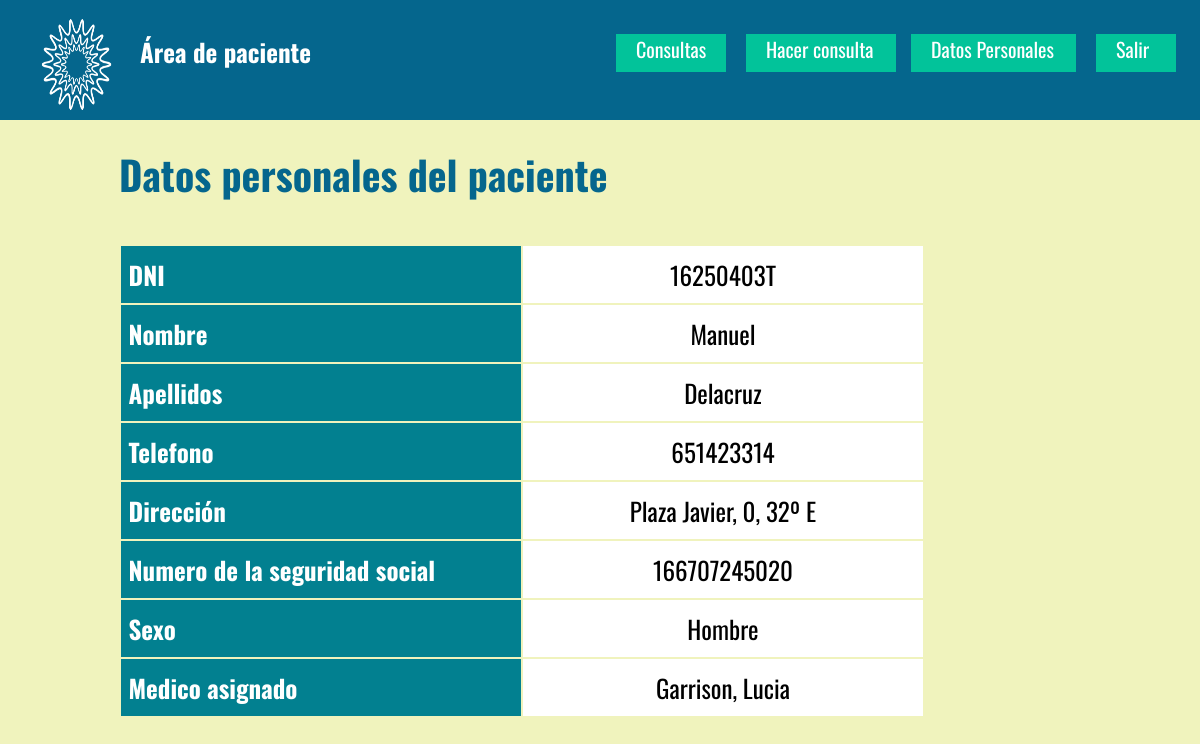
/perfilPaciente.php?id=5, run on the app's committed database.
### tables this page shows
CREATE TABLE `paciente` (
  `id` int(11) NOT NULL,
  `DNI` varchar(13) DEFAULT NULL,
  `Password` varchar(255) DEFAULT NULL,
  `Nombre` varchar(255) DEFAULT NULL,
  `Apellidos` varchar(255) DEFAULT NULL,
  `NumSS` varchar(13) DEFAULT NULL,
  `Sexo` varchar(255) DEFAULT NULL,
  `Medico` int(11) NOT NULL,
  `Direccion` varchar(100) NOT NULL,
  `Telefono` varchar(9) NOT NULL
);

CREATE TABLE `medico` (
  `id` int(11) NOT NULL,
  `DNImed` varchar(13) DEFAULT NULL,
  `Password` varchar(255) DEFAULT NULL,
  `Nombremed` varchar(255) DEFAULT NULL,
  `Apellidosmed` varchar(255) DEFAULT NULL,
  `medicoJefe` varchar(255) DEFAULT NULL
);

### perfilPaciente.php (the view, shortened to what this page needs)
<!DOCTYPE html>
<?php
  $IDPaciente = $_GET['id'];
?>
<html>
<head>
  <link href="styles/estiloPacientes.css" rel="stylesheet">
</head>
<body class="htmlNoPages">
<?php
    require("dbmedcon.php");
    $miPDO->setAttribute(PDO::ATTR_ERRMODE, PDO::ERRMODE_EXCEPTION);
    $pac = $miPDO->prepare("SELECT * FROM paciente WHERE paciente.id = :id");
?>
  <div class="gwd-div-lm07"></div>
  <img src="assets/logo.png" class="gwd-img-fa6j">
  <h4 class = "area" >Área de paciente</h4>
  <nav id="menu-superior">
    <ul>
      <li class="gwd-p-gv4z"><a href="listaConsultasPaciente.php?id=<?php echo $IDPaciente?>">Consultas</a></li>
      <li class="gwd-p-gv4z gwd-p-1qhn"><a href="hacerConsulta.php?IDPaciente=<?php echo $IDPaciente?>">Hacer consulta</a></li>
      <li class="gwd-p-gv4z gwd-p-5vs1"><a href="perfilPaciente.php?id=<?php echo $IDPaciente?>">Datos Personales</a></li>
      <li class="gwd-p-gv4z salir"><a href="login.php">Salir</a></li>
    </ul>
  </nav>
  <div class="contenedor gwd-div-yyjb">
    <div id="tituloPerfilPaciente">
      <h1>Datos personales del paciente</h1>
    </div>
    <div class = "divTablaPerfilPac">
    <table class="tablaPerfil">
        <tbody>
        <?php
                $pac->execute(array('id' => $_GET['id']));
                $v = $pac->fetch();
                echo "<tr><th>DNI</th><td>" . $v['DNI'] ."</td></tr>";
                echo "<tr><th>Nombre</th><td>" . $v['Nombre'] ."</td></tr>";
                echo "<tr><th>Apellidos</th><td>" . $v['Apellidos'] ."</td></tr>";
                echo "<tr><th>Telefono</th><td><a href = tlf:'" . $v['Telefono'] . "'>" . $v['Telefono'] . "</a></td></tr>";
                echo "<tr><th>Dirección</th><td>" . $v['Direccion'] . "</td></tr>";
                echo "<tr><th>Numero de la seguridad social</th><td>" . $v['NumSS'] . "</td></tr>";
                echo "<tr><th>Sexo</th><td>" . $v['Sexo'] . "</td></tr>";
                $med = $miPDO->prepare("SELECT * FROM medico, paciente WHERE medico.id = paciente.Medico");
                $med->execute(array('id' => $_GET['id']));
                $m = $med->fetch();
                echo "<tr><th>Medico asignado</th><td>" . $m['Apellidosmed'] .", " . $m['Nombremed'] . "</td></tr>";
            ?>
        </body>
</body>
</html>

### styles/estiloPacientes.css (style rules this page uses)
h1 { margin: 0px; color: #05668D; }
html, body { width: 100%; height: 100%; margin: 0px; }
body { background-color: rgb(240, 243, 189); font-family: Oswald, "Open Sans", Arial, sans-serif; font-size: 12pt; margin: 0px; }
.gwd-div-lm07 { color: black; padding: 0.5em 3em; align-items: center; display: flex; height: 120px; position: absolute; background-image: none; background-color: rgb(5, 102, 141); border-image-source: none; border-image-width: 1; border-image-outset: 0; border-image-repeat: stretch; border-color: transparent; width: 100%; top: 0px; left: 0px; }
.gwd-img-fa6j { position: absolute; height: 18%; width: 113.45px; top: -9px; left: 20px; }
.gwd-p-gv4z { position: absolute; width: 110px; height: 38px; font-family: Oswald; font-size: 20px; margin: 4px; right:470px; top: 30px; text-decoration: none; }
.gwd-p-1qhn { width: 150px; right: 300px; }
.gwd-p-5vs1 { width: 165px; right: 120px; }
.salir { transform-origin: 50% 50% 0px; width: 80px; right: 20px; }
.area { position: absolute; height: 20em; width: 30%; top: 0px; left: 140px; color: white; font-size: 25px; }
nav#menu-superior ul li { display: inline-block; background-color:#02C39A; color:rgb(240, 243, 189); }
nav#menu-superior ul li a { padding: 1em; color: rgb(255, 255, 255); text-decoration: none; }
* { box-sizing: border-box; }
.contenedor { padding: 7em; }
.contenedor::after { clear: both; content: ""; display: table; }
#tituloPerfilPaciente { margin: 4px; left: 115px; top: 140px; width: 800px; height: 100px; position: absolute; text-align: left; font-size: 20px; }
.divTablaPerfilPac { margin: 4px; left: 115px; top: 240px; width: 1000px; height: 100px; position: absolute; text-align: left; font-size: 25px; }
.tablaPerfil td { padding: 10px; border-bottom: transparent; width: 400px; text-decoration: none; text-align: center; background-color: white; }
.tablaPerfil th { background-color: #028090; color: white; width: 400px; }
.tablaPerfil a { color:black; text-decoration: none; }
.tablaListadoConsultasPaciente caption, td, th { padding: 0.3em; }
.tablaListadoConsultasPaciente th, td { padding: 10px; border-bottom: 10px solid rgb(240, 243, 189); width: 25%; text-decoration: none; }

### data on the page
paciente: DNI "16250403T", Nombre "Manuel", Apellidos "Delacruz", Telefono "651423314", Direccion "Plaza Javier, 0, 32º E", NumSS "166707245020", Sexo "Hombre"
medico: Apellidosmed "Garrison", Nombremed "Lucia"
